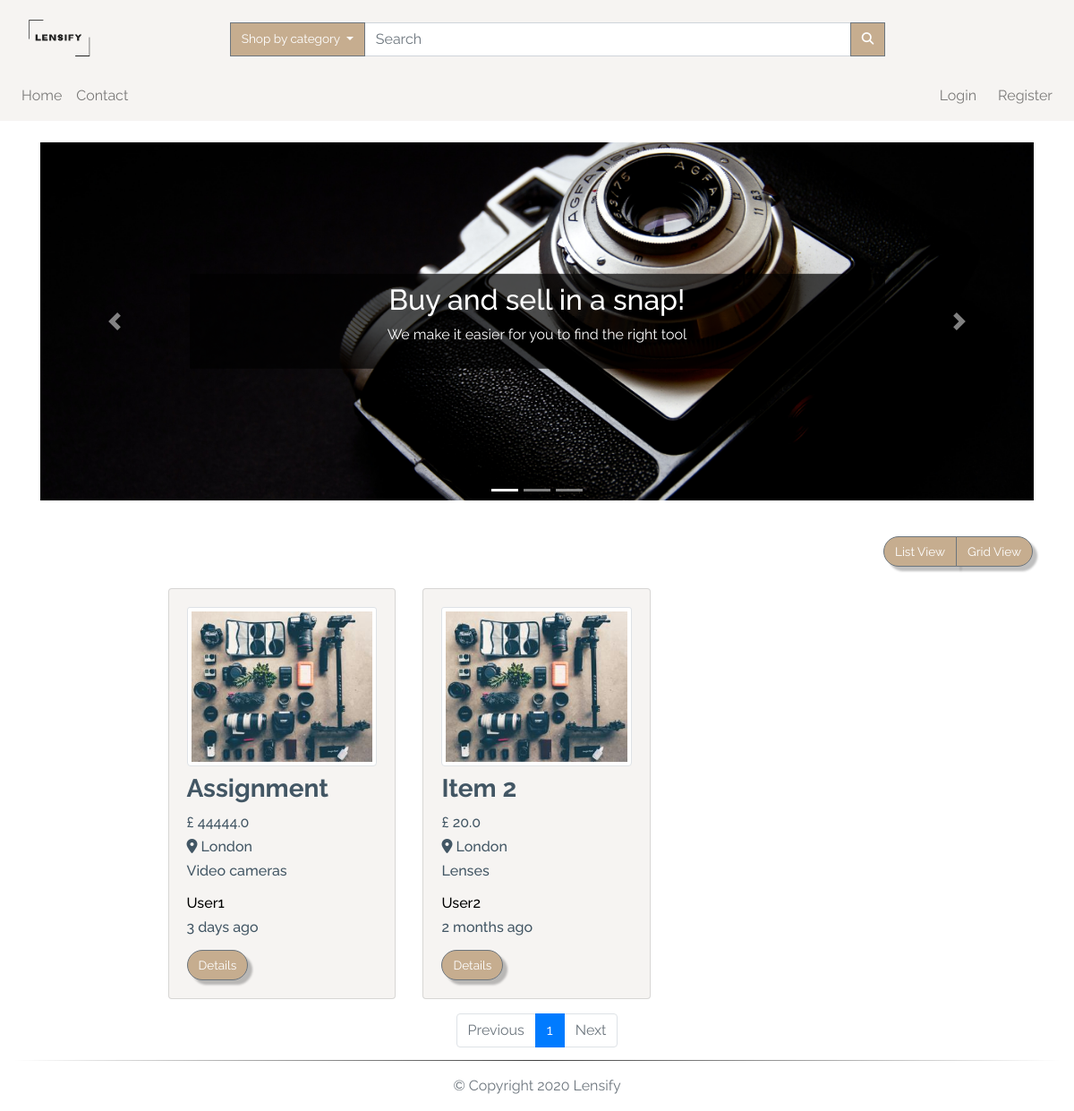
/index, run on the app's committed database.
### app/models.py (models this page shows, shortened)
class TimestampMixin(object):
    created_at = db.Column(db.DateTime, nullable=False,
                           default=datetime.utcnow)
    updated_at = db.Column(db.DateTime, onupdate=datetime.utcnow)

class ItemForSale(db.Model, TimestampMixin):
    __tablename__ = "for_sale"
    id = db.Column(db.Integer, primary_key=True)
    title = db.Column(db.String(100), nullable=False)
    description = db.Column(db.Text, nullable=False)
    quantity = db.Column(db.Integer, nullable=False, default=1)
    condition = db.Column(db.String(50), nullable=False)
    item_city = db.Column(db.String(50), nullable=False)
    price = db.Column(db.Float, nullable=False)
    item_views = db.Column(db.Integer, default=0)
    image_file = db.Column(Json(128), nullable=False,
                           default=['item.jpg'])
    sold = db.Column(db.Boolean, default=False)
    seller_id = db.Column(db.Integer, db.ForeignKey("users.id"))
    category_id = db.Column(db.Integer, db.ForeignKey("categories.id"))
    item_in_order = db.relationship(
        "OrderItem", backref="item", lazy="dynamic"
    )

class Category(db.Model, TimestampMixin):
    __tablename__ = "categories"
    id = db.Column(db.Integer, primary_key=True)
    name = db.Column(db.String(30), nullable=False, unique=True)
    item_cat = db.relationship(
        "ItemForSale", backref="category", lazy="dynamic")

class User(db.Model, TimestampMixin, UserMixin):
    __tablename__ = "users"
    id = db.Column(db.Integer, primary_key=True)
    first_name = db.Column(db.String(50), nullable=False)
    last_name = db.Column(db.String(50), nullable=False)
    username = db.Column(db.String(50), unique=True, nullable=False)
    email = db.Column(db.String(115), unique=True, nullable=False)
    image_file = db.Column(db.String(80), nullable=False,
                           default="default.jpg")
    password_hash = db.Column(db.String(60), nullable=False)
    items_for_sale = db.relationship(
        "ItemForSale", backref="seller", lazy="dynamic")
    orders = db.relationship("Order", backref="buyer", lazy=True)
    address = db.relationship(
        "Address", secondary="user_addresses", backref="user", lazy="dynamic"
    )
    followed = db.relationship(
        'User', secondary=followers,
        primaryjoin=(followers.c.follower_id == id),
        secondaryjoin=(followers.c.followed_id == id),
        backref=db.backref('followers', lazy='dynamic'), lazy='dynamic')
    reviewed = db.relationship(
        'Review', backref='user_reviewed', primaryjoin=(Review.user_reviewed_id == id), lazy="dynamic"
    )
    reviewer = db.relationship(
        'Review', backref='user_reviewer', primaryjoin=(Review.user_reviewer_id == id), lazy="dynamic"
    )

### app/routes.py (the view)
@app.route("/")
@app.route("/index")
def index():
    page = request.args.get('page', 1, type=int)
    all_items = ItemForSale.query.filter_by(sold=False)\
        .order_by(ItemForSale.id.desc()).paginate(page, app.config['LISTINGS_PER_PAGE'], False)
    next_url = url_for('index', page=all_items.next_num) \
        if all_items.has_next else None
    prev_url = url_for('index', page=all_items.prev_num) \
        if all_items.has_prev else None
    return render_template("index.html", all_items=all_items.items, next_url=next_url,
                           prev_url=prev_url, page_num=all_items.iter_pages(), page=page)

### app/models.py (called while the page is built)
    def process_result_value(self, value, dialect):
        return json.loads(value)

### app/routes.py (called while the page is built)
@app.before_request
def before_request():
    if current_user.is_authenticated:
        current_user.updated_at = datetime.utcnow()
        db.session.commit()

@app.context_processor
def inject_categories():
    categories = Category.query.join(
        ItemForSale, (Category.id == ItemForSale.category_id)).filter_by(sold=False).all()
    return dict(categories=categories)

### app/templates/index.html (shortened to what this page needs)
{% extends "layout.html" %}
{% block app_content %}
<div class="container-fluid h-100 mt-4">
  <div class="row">
    <div class="col-12 h-100">
      <div class="container-fluid">
        <div class="row justify-content-center mb-4">
          <div class="col-12">
            <div id="slider-animation" class="carousel slide" data-ride="carousel">
              <ul class="carousel-indicators">
                <li data-target="#slider-animation" data-slide-to="0" class="active"></li>
                <li data-target="#slider-animation" data-slide-to="1"></li>
                <li data-target="#slider-animation" data-slide-to="2"></li>
              </ul>
              <div class="carousel-inner">
                <div class="carousel-item active">
                  <img src="{{url_for('.static', filename='img/slider/slider2.jpg')}}" alt="Los Angeles">
                  <div class="text-box">
                    <h2 class="wow slideInRight" data-wow-duration="2s">Buy and sell in a snap!</h2>
                    <p class="wow slideInLeft" data-wow-duration="2s">We make it easier for you to
                      find the right tool</p>
                  </div>
                </div>
              </div>
              <a class="carousel-control-prev" href="#slider-animation" data-slide="prev">
                <span class="carousel-control-prev-icon"></span>
              </a>
              <a class="carousel-control-next" href="#slider-animation" data-slide="next">
                <span class="carousel-control-next-icon"></span>
              </a>
            </div>
          </div>
        </div>
      </div>
      <div class="row ">
        <div class="col-lg-12 my-3">
          <div class="float-right mr-3">
            <div class="btn-group">
              <button class="btn btn-secondary" id="list">
                List View
              </button>
              <button class="btn btn-secondary" id="grid">
                Grid View
              </button>
            </div>
          </div>
        </div>
      </div>
      <div id="products" class="row view-group w-75 mx-auto">
        {% for item in all_items %}
        <div class=" item col-12 col-md-6 col-lg-4 py-2">
          <div class="card custom-bg h-100">
            <div class="card-body">
              <a href="{{url_for('item', item_id=item.id)}}">
                <img class="img-fluid img-thumbnail card-img-top group list-group-image img-event"
                  src="{{url_for('static', filename='img/items/' + item.image_file[0])}}" alt="{{ item.title }}">
              </a>
              <h3 class="card-title list-group-item-heading font-weight-bold mt-2 ">{{ item.title.title() }}</h3>
              <small class="d-block font-weight-bold card-text">
                <h6>£ {{ item.price }}</h6>
              </small>
              <small class="font-weight-bold card-text">
                <h6 class="text-capitalize"><i class="fas fa-map-marker-alt"></i> {{ item.item_city }}</h6>
              </small>
              <small class="card-text">
                <h6>{{ item.category.name }}</h6>
              </small>
              <h6 class="card-text mt-3">
                <a href="{{url_for('user', username=item.seller.username)}}">
                  {{ item.seller.username.capitalize() }}
                </a>
              </h6>
              <small class="card-text">
                <h6>{{ moment(item.created_at).fromNow() }}</h6>
              </small>
              <a href="{{url_for('item', item_id=item.id)}}" class="btn btn-secondary mt-2">
                Details
              </a>
            </div>
          </div>
        </div>
        {% endfor %}
      </div>
      <nav aria-label="Page navigation" class="col-12 my-2">
        <ul class="pagination justify-content-center">
          <li class="page-item {% if not prev_url %} disabled {% endif %}">
            <a class="page-link" href="{{ prev_url }}" tabindex="-1">Previous</a>
          </li>
          {% for num in page_num %}
          {% if num %}
          <li class="page-item {% if page == num %} active {% endif %}"><a class="page-link"
              href="{{url_for('index', page=num)}}">{{ num }}</a></li>
          {% else %}
          <span class="page-item ellipsis">…</span>
          {% endif %}
          {% endfor %}
          <li class="page-item {% if not next_url %} disabled {% endif %}">
            <a class="page-link" href="{{ next_url }}">Next</a>
          </li>
        </ul>
      </nav>
    </div>
  </div>
</div>
</div>
{% endblock app_content %}

### app/static/css/styles.css (style rules this page uses)
:root { --main-color: #fff; --second-color: #425664; --third-color: #f6f4f2; --fourth-color: #c6ad8f; }
*, *::before, *::after { margin: 0; padding: 0; box-sizing: border-box; list-style: none; text-decoration: none; }
body, html { background: var(--main-color); min-height: 100vh; width: 100%; color: var(--second-color); font-family: "Raleway", sans-serif; word-break: normal; }
html { position: relative; }
a { color: black; text-decoration: none; cursor: pointer; }
ul { margin: 0; }
P { word-break: normal; }
.btn { font-size: 85%; white-space: nowrap; }
.btn-secondary { filter: drop-shadow(5px 5px 1px rgba(0, 0, 0, 0.25)); background-color: var(--fourth-color); border-radius: 20px; color: var(--main-color); }
.custom-bg { background-color: var(--third-color); }
.carousel-item { height: 50vh; min-height: 350px; }
.carousel-item img { width: 100%; height: 100%; object-fit: cover; display: block; }
.carousel-item .text-box { background: rgb(0, 0, 0); background: rgba(0, 0, 0, 0.7); padding: 10px; }
.text-box { position: absolute; top: 50%; left: 15%; right: 15%; color: #fff; text-align: center; transform: translateY(-50%); }
.pagination { flex-wrap: wrap; }

### data on the page
ItemForSale: title "Assignment", price "44444.0", item_city "London", category.name "Video cameras", seller.username "User1", created_at "3 days ago"
ItemForSale: title "Item 2", price "20.0", item_city "London", category.name "Lenses", seller.username "User2", created_at "2 months ago"

### other printed values
{{ num }} "1"
